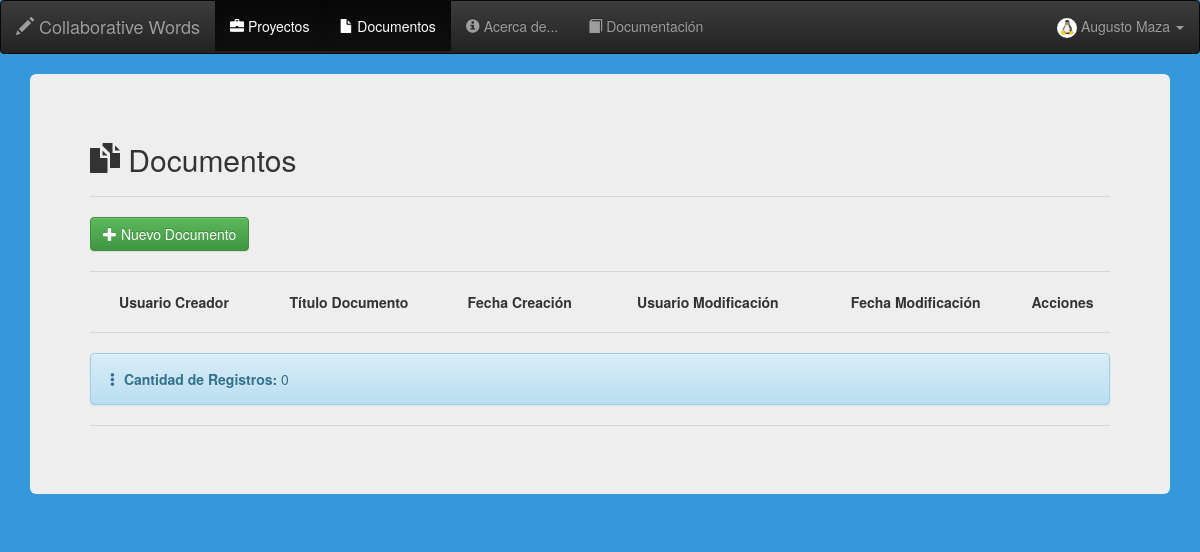
The app's page /documents (signed in), older data.
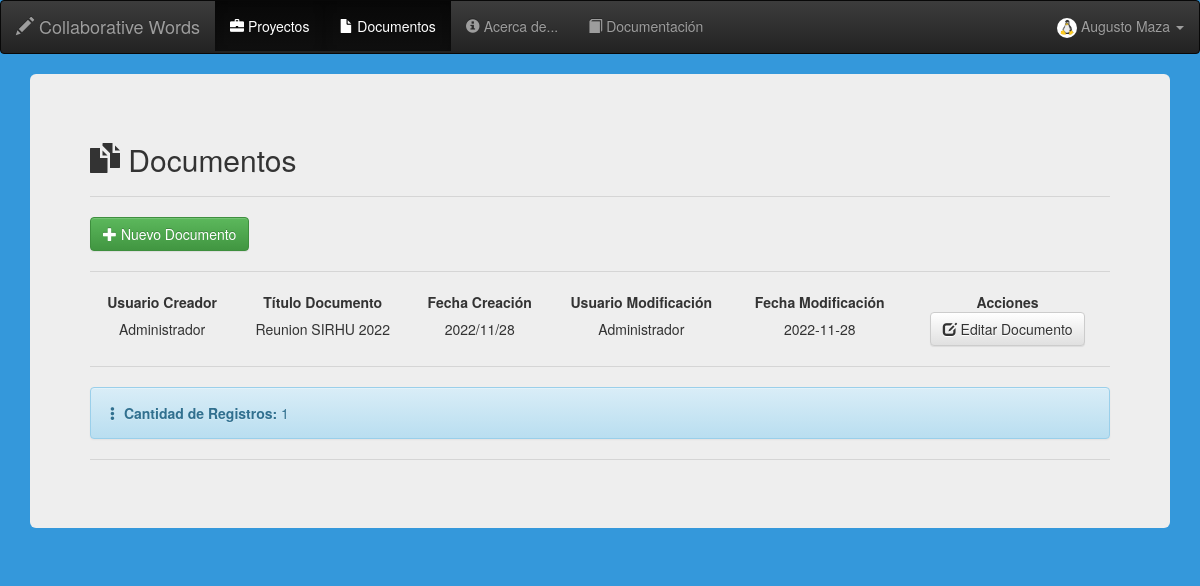
The same page, newer data.
### app/models.py (models this page shows)
class User(db.Model, UserMixin):
    id = db.Column(db.Integer, primary_key=True, autoincrement=True)
    name = db.Column(db.String(150), unique=True)
    user = db.Column(db.String(150), unique=True)
    email = db.Column(db.String(150))
    password = db.Column(db.String(150))
    avatar = db.Column(db.String(150))
    role = db.Column(db.Integer)

class Documents(db.Model):
    id = db.Column(db.Integer, primary_key=True, autoincrement=True)
    document_title = db.Column(db.String(200), nullable=False)
    document = db.Column(db.String(50000), nullable=False)
    user_creator = db.Column(db.String(100), nullable=False)
    date_creation = db.Column(db.String(15), nullable=False)
    user_edit = db.Column(db.String(100), nullable=True)
    date_edit = db.Column(db.String(15), nullable=True)

### app/views.py (the view)
@views.route('/documents')
@login_required
def documents():
    documents = Documents.query
    count = Documents.query.count()
    return render_template('documents.html', count=count, documents=documents, user=current_user)

### app/__init__.py (called while the page is built)
def create_app():
	app = Flask(__name__)
	app.config['SECRET_KEY'] = 'collaborative_words'
	app.config['SQLALCHEMY_TRACK_MODIFICATIONS'] = True
	app.config['SQLALCHEMY_DATABASE_URI'] = f'sqlite:///{DB_NAME}'
	db.init_app(app)
	from .views import views
	from .auth import auth
	app.register_blueprint(views, url_prefix='/')
	app.register_blueprint(auth, url_prefix='/')
	from .models import User
	create_database(app)
	login_manager = LoginManager()
	login_manager.login_view = 'auth.login'
	login_manager.init_app(app)
	@login_manager.user_loader
	def load_user(id):
		return User.query.get(int(id))
	return app

### app/templates/documents.html (shortened to what this page needs)
{% extends "index.html" %}
{% block content %}
  <div class="container-fluid">
    <div class="jumbotron">
      <h2><span class="glyphicon glyphicon-duplicate" aria-hidden="true"></span> Documentos</h2><hr>
      <a href="/new_document/{{ user.name }}"><button class="btn btn-success"><span class="glyphicon glyphicon-plus" aria-hidden="true"></span> Nuevo Documento</button></a><hr>
  <table class="display compact" style="width:100%" id="documentsTable">
    <thead>
      <tr>
        <th class='text-nowrap text-center'>Usuario Creador</th>
        <th class='text-nowrap text-center'>Título Documento</th>
        <th class='text-nowrap text-center'>Fecha Creación</th>
        <th class='text-nowrap text-center'>Usuario Modificación</th>
        <th class='text-nowrap text-center'>Fecha Modificación</th>
        <th class='text-nowrap text-center'>Acciones</th>
      </tr>
    </thead>
    <tbody>
      {% for document in documents %}
        <tr>
          <td align="center">{{ document.user_creator }}</td>
          <td align="center">{{ document.document_title }}</td>
          <td align="center">{{ document.date_creation }}</td>
          <td align="center">{{ document.user_edit }}</td>
          <td align="center">{{ document.date_edit }}</td>
          <td class='text-nowrap' align="center">
              <a href="/edit_document/{{ document.id }}?name={{ user.name }}" class="btn btn-default "><span class="glyphicon glyphicon-edit" aria-hidden="true"></span> Editar Documento</a>
          </td>
        </tr>
      {% endfor %}
    </tbody>
  </table><hr>
  <div class="alert alert-info"><span class="glyphicon glyphicon-option-vertical" aria-hidden="true"></span> <strong>Cantidad de Registros:</strong> {{ count }} </div><hr>
</div>
</div>
{% endblock %}

### app/templates/index.html (shortened to what this page needs)
<!DOCTYPE html>
<html lang="es">
<head>
    <link rel="stylesheet" href="{{ url_for('static', filename='skeleton/css/bootstrap.min.css') }}" >
    <link rel="stylesheet" href="{{ url_for('static', filename='skeleton/css/bootstrap-theme.css') }}" >
    <link rel="stylesheet" href="{{ url_for('static', filename='skeleton/css/bootstrap-theme.min.css') }}" >
    <link rel="stylesheet" href="{{ url_for('static', filename='skeleton/css/scrolling-nav.css') }}" >
    <link rel="stylesheet" href="{{ url_for('static', filename='skeleton/css/index.css') }}" >
    <link rel="stylesheet" href="{{ url_for('static', filename='skeleton/sceditor-3.1.1/minified/themes/office-toolbar.min.css') }}" id="theme-style" />
    <link rel="stylesheet" href="{{ url_for('static', filename='skeleton/Chart.js/Chart.min.css') }}" >
    <link rel="stylesheet" href="{{ url_for('static', filename='skeleton/Chart.js/Chart.css') }}" >
    <link rel="stylesheet" href="{{ url_for('static', filename='skeleton/css/jquery.dataTables.min.css') }}" >
    <link rel="stylesheet" href="{{ url_for('static', filename='skeleton/dataTables/buttons.dataTables.min.css') }}" >
    <link rel="stylesheet" href="{{ url_for('static', filename='skeleton/css/buttons.dataTables.min.css') }}" >
    <link rel="stylesheet" href="{{ url_for('static', filename='skeleton/css/buttons.bootstrap.min.css') }}" >
    <link rel="stylesheet" href="{{ url_for('static', filename='skeleton/css/jquery.dataTables-1.11.5.min.css') }}" >
    <link rel="stylesheet" href="{{ url_for('static', filename='skeleton/dataTables/fixedColumns.dataTables.min.css') }}" >
</head>
<body onload="nobackbutton();">
<nav class="navbar navbar-inverse">
  <div class="container-fluid">
    <div class="navbar-header">
    {% if user.is_authenticated %}
      <a class="navbar-brand" href="/main"><span class="glyphicon glyphicon-pencil"></span> Collaborative Words</a>
    {% else %}
    <a class="navbar-brand" href="/"><span class="glyphicon glyphicon-pencil"></span> Collaborative Words</a>
    {% endif %}
    </div>
    <ul class="nav navbar-nav">
      {% if user.is_authenticated %}
      <li class="active"><a href="/projects"><span class="glyphicon glyphicon-briefcase" aria-hidden="true"></span> Proyectos</a></li>
      <li class="active"><a href="/documents"><span class="glyphicon glyphicon-file" aria-hidden="true"></span> Documentos</a></li>
    </ul>
    <ul class="nav navbar-nav">
      <li><a href="/about"><span class="glyphicon glyphicon-info-sign"></span> Acerca de...</a></li>
      <li><a href="/how-to"><span class="glyphicon glyphicon-book"></span> Documentación</a></li>
    </ul>
    <ul class="nav navbar-nav navbar-right">
      <li class="dropdown">
        <a class="dropdown-toggle" data-toggle="dropdown" href="#"><img src="static/avatars/{{ user.avatar }}" alt="user" class="avatar"> {{ user.name }}
        <span class="caret"></span></a>
      </li>
    </ul>
    {% else %}
      <li><a href="/sign-up"><span class="glyphicon glyphicon-ok-circle"></span> Registrarse</a></li>
      <li><a href="/password"><span class="glyphicon glyphicon-exclamation-sign"></span> Olvidé mi Password</a></li>
    {% endif %}
  </div>
</nav>
<div class="container-fluid">
  {% block content %}{% endblock %}
</div>
</body>
</html>

### app/static/skeleton/css/index.css (style rules this page uses)
.avatar { vertical-align: middle; horizontal-align: right; width: 20px; height: 20px; border-radius: 60%; }
body { background-color: #3498db; background-repeat: no-repeat; background-attachment: fixed; background-size: cover; }

Row changes from the older to the newer data that the page shows:
added Documents: user_creator "Administrador", document_title "Reunion SIRHU 2022", date_creation "2022/11/28", user_edit "Administrador", date_edit "2022-11-28"
Text that changed along with them:
{{ count }}: "0" → "1"
